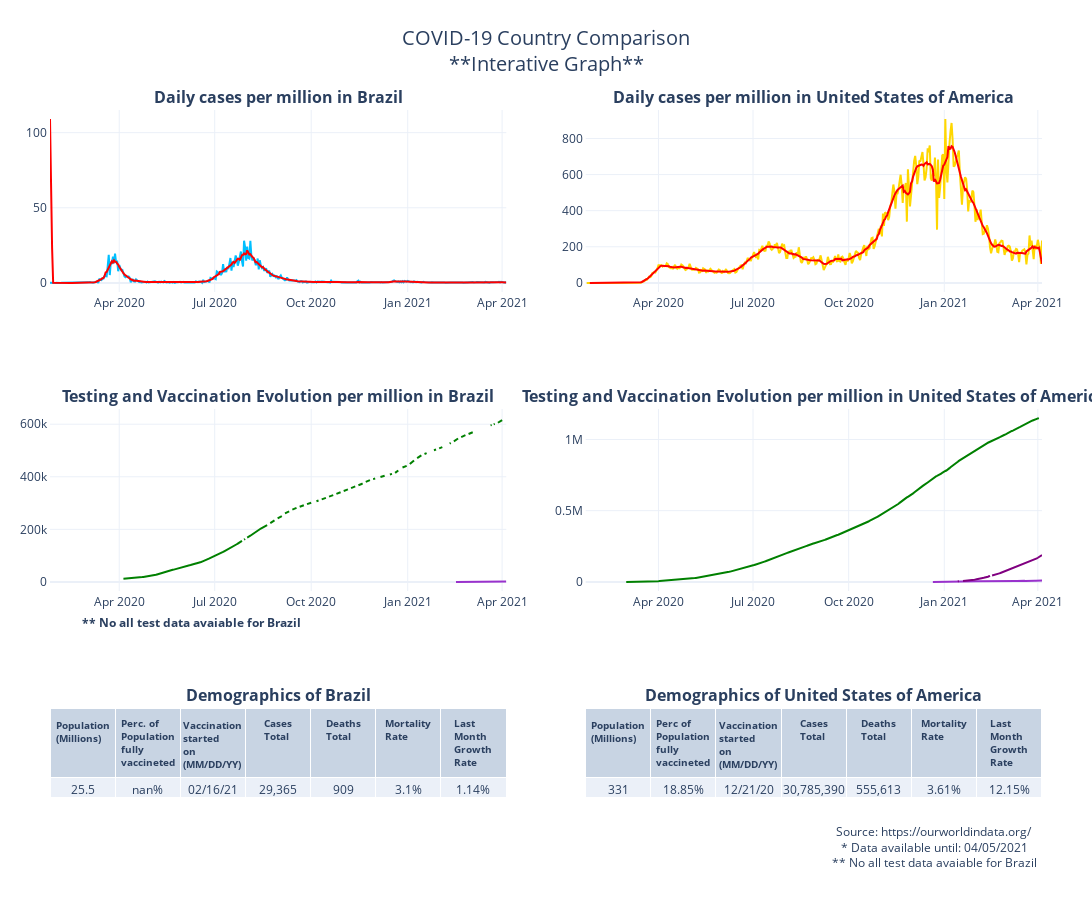

The code cell stored with this chart in its notebook:
### Code cell
COVID_Cases_per_million(country1, 
                        country2,
                        'Brazil',
                        'United States of America',
                        'COVID-19 Country Comparison')

### Figure 1 — Plotly figure (JSON) as saved in the notebook; plotly's stock layout.template omitted (floating-point values rounded to 4 significant figures; data arrays with more than 128 entries replaced by an {"elided": "..."} marker saying what was removed)
{"data": [{"hovertemplate": "<b>Brazil's new cases per million</b><br><br>Date: %{x}<br>New cases per million: %{y:,.}<br><extra></extra>", "marker": {"color": "deepskyblue", "size": 120}, "name": "Daily cases per million in Brazil", "type": "scatter", "x": {"elided": "436 str values"}, "xaxis": "x", "y": {"elided": "436 float values"}, "yaxis": "y"}, {"hovertemplate": "<b>Brazil's 7 day rolling mean</b><br><br>Date: %{x}<br>New cases: %{y:,.}<br><extra></extra>", "marker": {"color": "Red", "line": {"color": "Red", "width": 20}, "size": 120}, "mode": "lines", "name": "Brazil's 7 day rolling mean", "type": "scatter", "x": {"elided": "436 str values"}, "xaxis": "x", "y": {"elided": "436 float values"}, "yaxis": "y"}, {"hovertemplate": "<b>United States of America's new cases per million </b><br><br>Date: %{x}<br>New cases per million: %{y:,.}<br><extra></extra>", "marker": {"color": "gold", "size": 120}, "name": "Daily Cases in United States of America", "type": "scatter", "x": {"elided": "440 str values"}, "xaxis": "x2", "y": {"elided": "440 float values"}, "yaxis": "y2"}, {"hovertemplate": "<b>United States of America's 7 day rolling mean</b><br><br>Date: %{x}<br>New cases per million: %{y:,.}<br><extra></extra>", "marker": {"color": "Red", "line": {"color": "Red", "width": 20}, "size": 120}, "mode": "lines", "name": "United States of America's 7 day rolling mean", "showlegend": false, "type": "scatter", "x": {"elided": "440 str values"}, "xaxis": "x2", "y": {"elided": "440 float values"}, "yaxis": "y2"}, {"hovertemplate": "<b>Brazil's fully vaccinated per million</b><br><br>Date: %{x}<br>Vaccinated per million: %{y:,.}<br><extra></extra>", "marker": {"color": "Purple", "line": {"color": "Purple", "width": 40}, "size": 160}, "name": "People Fully Vaccinated per Million", "type": "scatter", "x": {"elided": "436 str values"}, "xaxis": "x3", "y": {"elided": "436 null values"}, "yaxis": "y3"}, {"hovertemplate": "<b>United States of America's vaccinated per million<br>(at least one dose) </b><br><br>Date: %{x}<br>Vaccinated per million: %{y:,.}<br><extra></extra>", "marker": {"color": "darkorchid", "line": {"color": "darkorchid", "width": 40}, "size": 160}, "mode": "lines", "name": "New Vaccinated per Million\"", "showlegend": false, "type": "scatter", "x": {"elided": "436 str values"}, "xaxis": "x3", "y": {"elided": "436 int values"}, "yaxis": "y3"}, {"hovertemplate": "<b>Brazil's tested per million</b><br><br>Date: %{x}<br>Tested per million: %{y:,.}<br><extra></extra>", "marker": {"color": "Green", "line": {"color": "Green", "width": 40}, "size": 180}, "name": "People Tested per Million", "type": "scatter", "x": {"elided": "436 str values"}, "xaxis": "x3", "y": {"elided": "436 float values"}, "yaxis": "y3"}, {"hovertemplate": "<b>United States of America's vaccinated per million<br>(at least one dose) </b><br><br>Date: %{x}<br>Vaccinated per million: %{y:,.}<br><extra></extra>", "marker": {"color": "darkorchid", "line": {"color": "darkorchid", "width": 40}, "size": 160}, "mode": "lines", "name": "People Fully Vaccinated per Million\"", "showlegend": false, "type": "scatter", "x": {"elided": "440 str values"}, "xaxis": "x4", "y": {"elided": "440 int values"}, "yaxis": "y4"}, {"hovertemplate": "<b>United States of America's fully vaccinated per million</b><br><br>Date: %{x}<br>Vaccinated per million: %{y:,.}<br><extra></extra>", "marker": {"color": "Purple", "line": {"color": "Purple", "width": 40}, "size": 160}, "mode": "lines", "name": "People Fully Vaccinated per Million\"", "showlegend": false, "type": "scatter", "x": {"elided": "440 str values"}, "xaxis": "x4", "y": {"elided": "440 float values"}, "yaxis": "y4"}, {"hovertemplate": "<b>United States of America's tested per million</b><br><br>Date: %{x}<br>Tested per million: %{y:,.}<br><extra></extra>", "marker": {"color": "Green", "line": {"color": "Green", "width": 40}, "size": 160}, "mode": "lines", "name": "Tested per Million", "showlegend": false, "type": "scatter", "x": {"elided": "440 str values"}, "xaxis": "x4", "y": {"elided": "440 float values"}, "yaxis": "y4"}, {"cells": {"align": "center", "values": [25.5, "nan%", "02/16/21", "29,365", "909", "3.1%", "1.14%"]}, "domain": {"x": [0, 0.46], "y": [0, 0.2333]}, "header": {"align": "center", "font": {"size": 10}, "values": ["<b>Population (Millions)</b>", "<b>Perc. of Population fully vaccineted</b>", "<b>Vaccination started on (MM/DD/YY)</b>", "<b>Cases Total</b>", "<b>Deaths Total</b>", "<b>Mortality Rate</b>", "<b>Last Month Growth Rate</b>"]}, "type": "table"}, {"cells": {"align": "center", "values": [331, "18.85%", "12/21/20", "30,785,390", "555,613", "3.61%", "12.15%"]}, "domain": {"x": [0.54, 1], "y": [0, 0.2333]}, "header": {"align": "center", "font": {"size": 10}, "values": ["<b>Population (Millions)</b>", "<b>Perc of Population fully vaccineted</b>", "<b>Vaccination started on (MM/DD/YY)</b>", "<b>Cases Total</b>", "<b>Deaths Total</b>", "<b>Mortality Rate</b>", "<b>Last Month Growth Rate</b>"]}, "type": "table"}], "layout": {"annotations": [{"font": {"size": 16}, "showarrow": false, "text": "<b>Daily cases per million in Brazil</b>", "x": 0.23, "xanchor": "center", "xref": "paper", "y": 1.0, "yanchor": "bottom", "yref": "paper"}, {"font": {"size": 16}, "showarrow": false, "text": "<b>Daily cases per million in United States of America</b>", "x": 0.77, "xanchor": "center", "xref": "paper", "y": 1.0, "yanchor": "bottom", "yref": "paper"}, {"font": {"size": 16}, "showarrow": false, "text": "<b>Testing and Vaccination Evolution per million in Brazil</b>", "x": 0.23, "xanchor": "center", "xref": "paper", "y": 0.6167, "yanchor": "bottom", "yref": "paper"}, {"font": {"size": 16}, "showarrow": false, "text": "<b>Testing and Vaccination Evolution per million in United States of America</b>", "x": 0.77, "xanchor": "center", "xref": "paper", "y": 0.6167, "yanchor": "bottom", "yref": "paper"}, {"font": {"size": 16}, "showarrow": false, "text": "<b>Demographics of Brazil</b>", "x": 0.23, "xanchor": "center", "xref": "paper", "y": 0.2333, "yanchor": "bottom", "yref": "paper"}, {"font": {"size": 16}, "showarrow": false, "text": "<b>Demographics of United States of America</b>", "x": 0.77, "xanchor": "center", "xref": "paper", "y": 0.2333, "yanchor": "bottom", "yref": "paper"}, {"showarrow": false, "text": "Source: https://ourworldindata.org/ <br> * Data available until: 04/05/2021 <br> ** No all test data avaiable for Brazil <br> ", "x": 0.9999, "xref": "paper", "y": 0.001, "yref": "paper"}, {"showarrow": false, "text": "<b>** No all test data avaiable for Brazil</b>", "x": 0.03, "xref": "paper", "y": 0.33, "yref": "paper"}, {"showarrow": false, "text": "<b></b>", "x": 0.77, "xref": "paper", "y": 0.33, "yref": "paper"}], "autosize": false, "height": 900, "margin": {"b": 10, "l": 50, "pad": 2, "r": 50, "t": 110}, "showlegend": false, "title": {"font": {"size": 20}, "text": "COVID-19 Country Comparison<br>**Interative Graph**", "x": 0.5, "xanchor": "center", "y": 0.95, "yanchor": "top"}, "width": 1280, "xaxis": {"anchor": "y", "domain": [0, 0.46]}, "xaxis2": {"anchor": "y2", "domain": [0.54, 1]}, "xaxis3": {"anchor": "y3", "domain": [0, 0.46]}, "xaxis4": {"anchor": "y4", "domain": [0.54, 1]}, "yaxis": {"anchor": "x", "categoryorder": "total descending", "domain": [0.7667, 1.0]}, "yaxis2": {"anchor": "x2", "domain": [0.7667, 1.0]}, "yaxis3": {"anchor": "x3", "categoryorder": "total descending", "domain": [0.3833, 0.6167]}, "yaxis4": {"anchor": "x4", "domain": [0.3833, 0.6167]}}}
